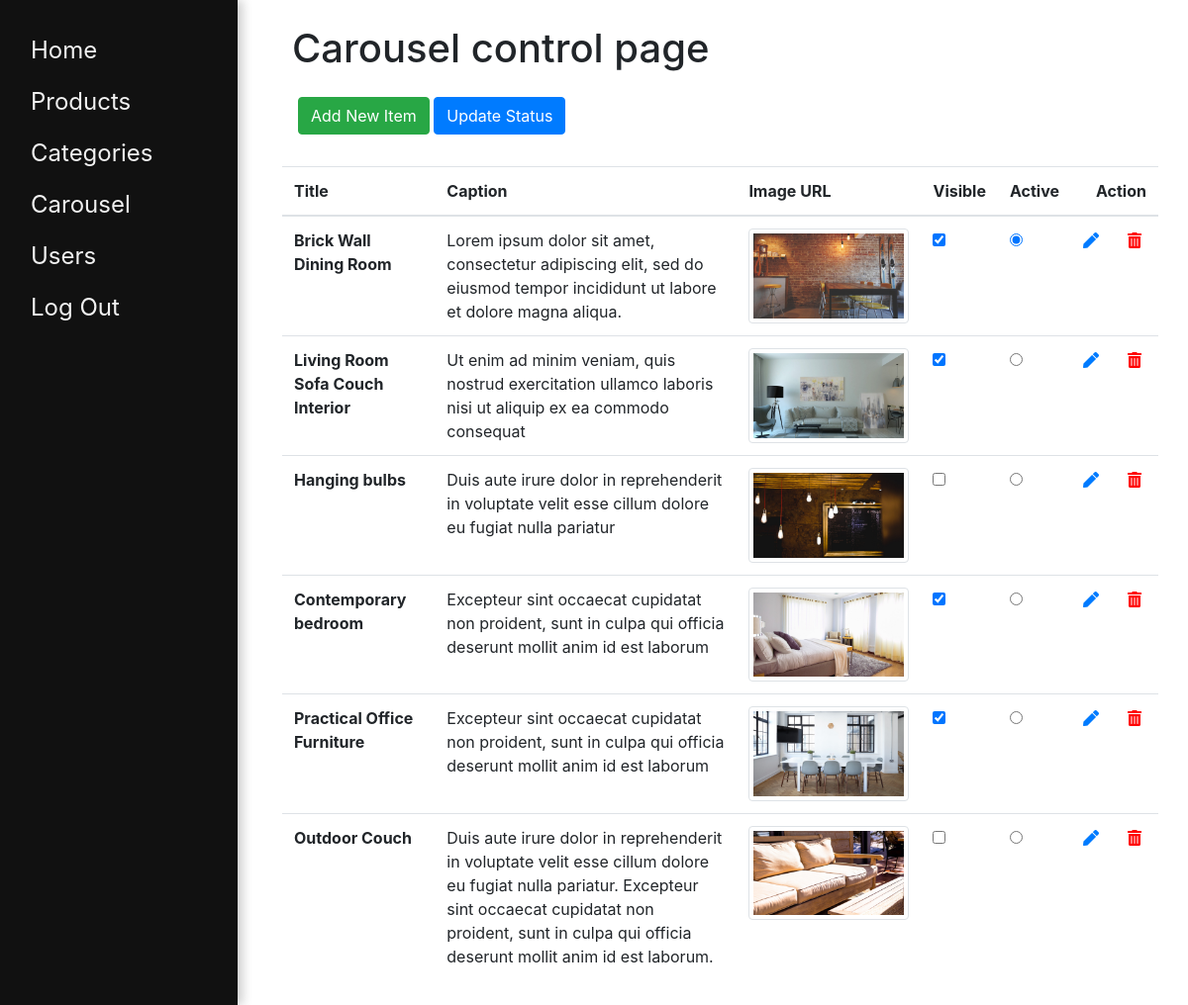
The page /backend/carousel.php (signed in) on the database its author committed.
### tables this page shows
CREATE TABLE `carousel` (
  `id` int(11) NOT NULL,
  `title` varchar(55) NOT NULL,
  `caption` varchar(255) NOT NULL,
  `img_url` varchar(128) NOT NULL,
  `active` tinyint(4) NOT NULL,
  `visible` tinyint(4) NOT NULL
);

### classes/Database.php (called while the page is built, shortened)
<?php
class Database {
  private $host = 'localhost';
  private $db_name = 'furniture';
  private $username = 'keroles';
  private $password = 'password';
  public function dbConnect() {
    try {
      $this->connection = new PDO("mysql:host={$this->host};dbname={$this->db_name}", "{$this->username}", "{$this->password}");
      $this->connection -> setAttribute(PDO::ATTR_ERRMODE, PDO::ERRMODE_EXCEPTION);
      return $this->connection;
    } catch (PDOException $e) {
      die("ERROR: Could not connect. " . $e->getMessage());
    }
  }
}

### classes/Carousel.php (called while the page is built, shortened)
<?php
class Carousel extends Database {
  public function readAll() {
    $query = "SELECT * FROM carousel";
    $stmt = $this->dbConnect()->prepare($query);
    $stmt->execute();
    return $stmt->fetchAll(PDO::FETCH_ASSOC);
  }
}

### backend/carousel.php (the view, shortened to what this page needs)
<?php
function getCarousel($carousel) {
  return $carousel->readAll();
}
?>
<!DOCTYPE html>
<html lang="en">
<head>
  <link rel="stylesheet" href="../style/css/bootstrap.min.css">
  <link rel="stylesheet" href="../style/css/all.min.css">
  <link rel="stylesheet" href="../style/css/main.css">
  <link rel="stylesheet" href="../style/css/carousel.css">
</head>
<body>
  <div class="container-fluid">
    <section class="main-section">
      <div class="container">
        <h1>Carousel control page</h1>
        <a href='add.php?type=carousel' class="btn btn-success" style="margin: 0 0 2em 1em;">Add New Item</a>
        <button class="btn btn-primary" style="margin: 0 0 2em;">Update Status</button>
        <table class="table">
          <thead>
            <tr>
              <th scope="col">Title</th>
              <th scope="col">Caption</th>
              <th scope="col">Image URL</th>
              <th scope="col">Visible</th>
              <th scope="col">Active</th>
              <th scope="col" colspan="2" style="padding-left: 25px">Action</th>
            </tr>
          </thead>
          <tbody>
          <?php
            $items = getCarousel(new Carousel());
            foreach($items as $item):
          ?>
          <tr>
            <th scope="row">
              <?= $item['title'] ?>
            </th>
            <td>
              <?= $item['caption'] ?>
            </td>
            <td><img src="../<?= $item['img_url'] ?>" class="img-thumbnail"></td>
            <td>
              <input type="checkbox" name="visibilty" <?= $item['visible']? 'checked' : ''; ?>>
            </td>
            <td>
              <input type="radio" name="active" <?= $item['active']? 'checked' : ''; ?>>
              </td>
            <td>
              <a href="update.php?type=carousel&id=<?= $item['id'] ?>" title="Update Record">
                <i class="fas fa-pen"></i>
              </a>
            </td>
            <td>
              <a onClick="javascript: return confirm('Are you sure?!');" href="delete.php?type=carousel&id=<?= $product['id'] ?>" title="Delete Record">
                <i class="fas fa-trash-alt" style="color:red"></i>
              </a>
            </td>
          </tr>
          <?php endforeach ?>
          </tbody>
        </table>
      </div>
    </section>
  </div>
</body>
</html>

### style/css/main.css (style rules this page uses)
.main-section { margin-left:255px }
.main-section h1 { margin:25px 0 25px 10px }
.main-section .container { margin-bottom:25px }
a { text-decoration:none }

### rows shown on the page
carousel: title "Brick Wall Dining Room", caption "Lorem ipsum dolor sit amet, consectetur adipiscing elit, sed do eiusmod tempor incididunt ut labore et dolore magna aliqua.", img_url (picture), visible "☑", active "☑"
carousel: title "Living Room Sofa Couch Interior", caption "Ut enim ad minim veniam, quis nostrud exercitation ullamco laboris nisi ut aliquip ex ea commodo consequat", img_url (picture), visible "☑"
carousel: title "Hanging bulbs", caption "Duis aute irure dolor in reprehenderit in voluptate velit esse cillum dolore eu fugiat nulla pariatur", img_url (picture)
carousel: title "Contemporary bedroom", caption "Excepteur sint occaecat cupidatat non proident, sunt in culpa qui officia deserunt mollit anim id est laborum", img_url (picture), visible "☑"
carousel: title "Practical Office Furniture", caption "Excepteur sint occaecat cupidatat non proident, sunt in culpa qui officia deserunt mollit anim id est laborum", img_url (picture), visible "☑"
carousel: title "Outdoor Couch", caption "Duis aute irure dolor in reprehenderit in voluptate velit esse cillum dolore eu fugiat nulla pariatur. Excepteur sint occaecat cupidatat non proident, sunt in culpa qui officia deserunt mollit anim id est laborum.", img_url (picture)
